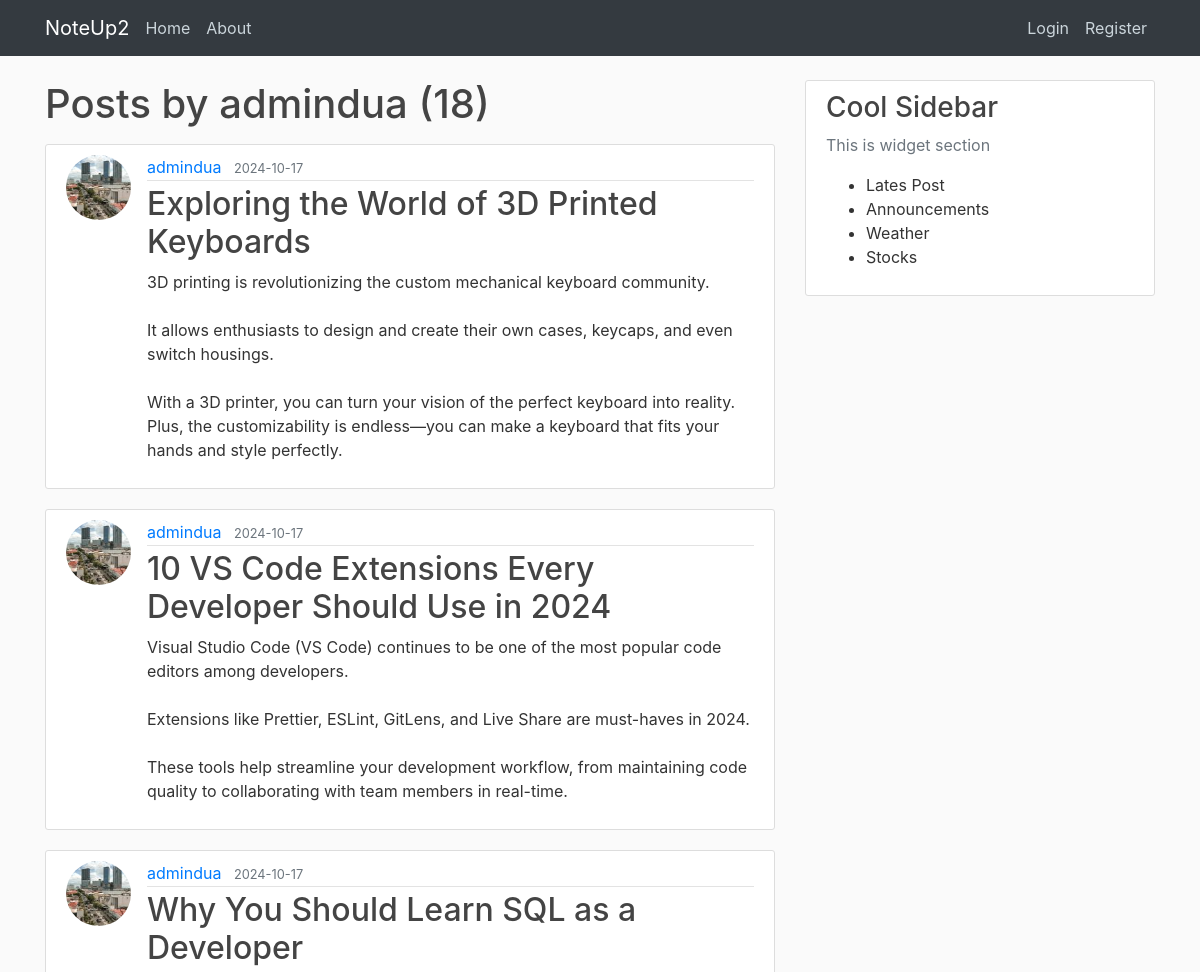
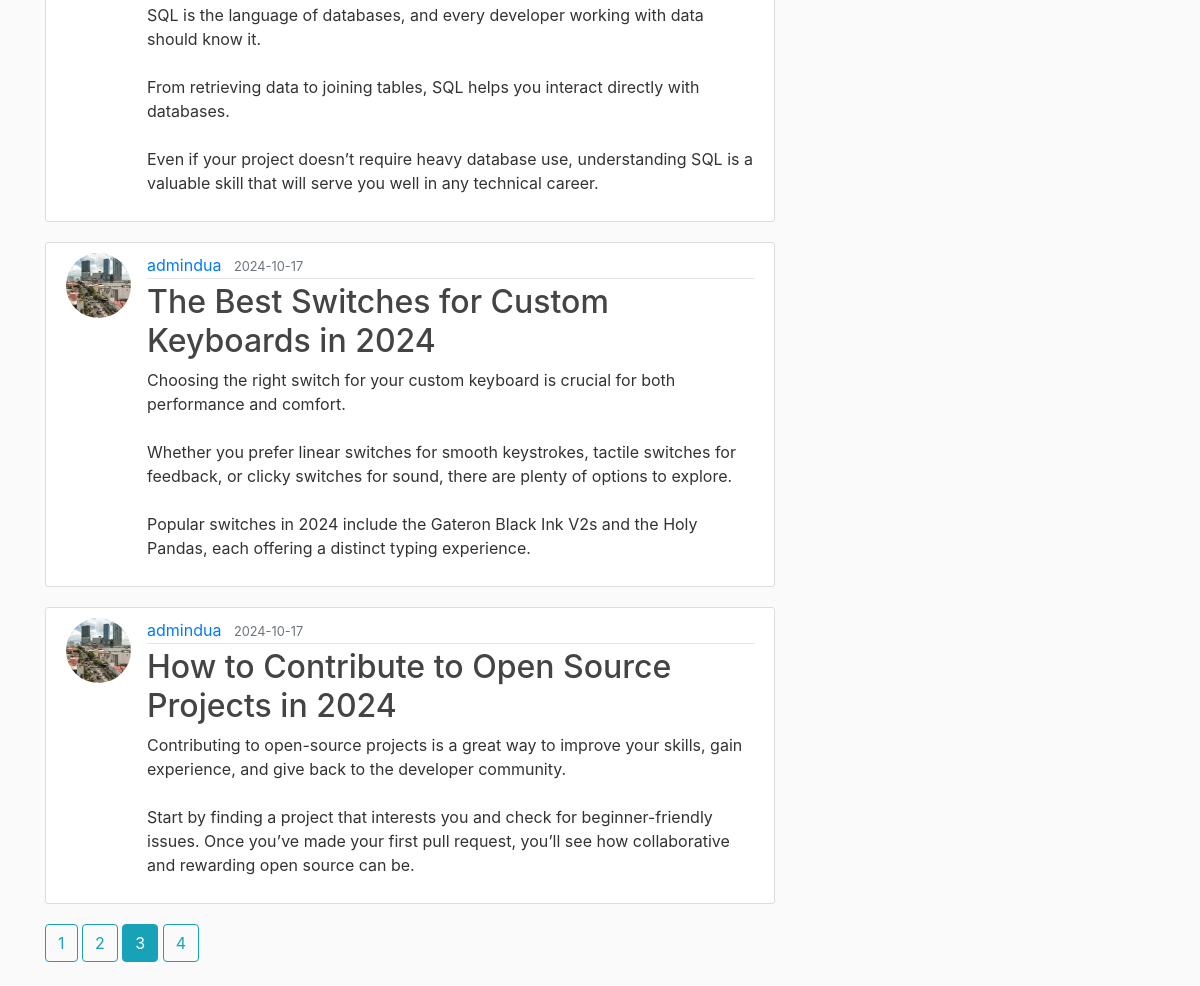
The page /user/admindua?page=3 on the database its author committed (2 pictures, top to bottom).
### noteup/models.py (models this page shows, shortened)
class User(db.Model, UserMixin):
    id = db.Column(db.Integer, primary_key=True)
    username = db.Column(db.String(20), unique=True, nullable=False)
    email = db.Column(db.String(100), unique=True, nullable=False)
    image_file = db.Column(db.String(20), nullable=False, default='default.jpg')
    password = db.Column(db.String(60), nullable=False)
    posts = db.relationship('Post', backref='author', lazy=True)

class Post(db.Model):
    id = db.Column(db.Integer, primary_key=True)
    title = db.Column(db.String(100), nullable=False)
    date_posted = db.Column(db.DateTime, nullable=False, default=datetime.now(timezone.utc))
    content = db.Column(db.Text, nullable=False)
    user_id = db.Column(db.Integer, db.ForeignKey('user.id'), nullable=False)

### noteup/routes.py (the view)
@app.route("/user/<username>")
def user_posts(username):
    page = request.args.get('page', 1, type=int)
    user = User.query.filter_by(username=username).first_or_404()
    posts = Post.query.filter_by(author=user)\
            .order_by(Post.date_posted.desc())\
            .paginate(page=page, per_page=5)
    return render_template('user_posts.html', posts=posts, user=user)

### noteup/templates/user_posts.html
{% extends "layout.html" %}
{% block content %}
    <h1 class="mb-3">Posts by {{ user.username }} ({{ posts.total }})</h1>
    {% for post in posts.items %}
        <article class="media content-section">
            <img class="rounded-circle article-img" src="{{ url_for('static', filename='img/' + post.author.image_file) }}">
            <div class="media-body">
                <div class="article-metadata">
                    <a href="{{ url_for('user_posts', username=post.author.username) }}" class="mr-2">{{ post.author.username }}</a>
                    <small class="text-muted">{{ post.date_posted.strftime('%Y-%m-%d') }}</small>
                </div>
                <h2><a href="{{ url_for('post', post_id=post.id) }}" class="article-title">{{ post.title }}</a></h2>
                <p class="article-content">{{ post.content }}</p>
            </div>
        </article>
    {% endfor %}
    {% for page_num in posts.iter_pages(left_edge=1, right_edge=1, left_current=1, right_current=2) %}
        {% if page_num %}
            {% if posts.page == page_num %}
                <a class="btn btn-info mb-4" href="{{ url_for('user_posts', username=user.username, page=page_num) }}">{{ page_num }}</a>
            {% else %}
                <a class="btn btn-outline-info mb-4" href="{{ url_for('user_posts', username=user.username, page=page_num) }}">{{ page_num }}</a>
            {% endif %}
        {% else %}
        ...
        {% endif %}
    {% endfor %}
{% endblock content %}

### noteup/static/style.css (style rules this page uses)
body { background: #fafafa; color: #333333; margin-top: 5rem; }
h1, h2, h3, h4, h5, h6 { color: #444444; }
.content-section { background: #ffffff; padding: 10px 20px; border: 1px solid #dddddd; border-radius: 3px; margin-bottom: 20px; }
.article-title { color: #444444; }
.article-content { white-space: pre-line; }
.article-img { height: 65px; width: 65px; margin-right: 16px; }
.article-metadata { padding-bottom: 1px; margin-bottom: 4px; border-bottom: 1px solid #e3e3e3; }

### rows shown on the page
User: username "admindua"
Post: image_file (picture), author.username "admindua", date_posted "2024-10-17", title "Exploring the World of 3D Printed Keyboards", content "3D printing is revolutionizing the custom mechanical keyboard community. It allows enthusiasts to design and create their own cases, keycaps, and even switch housings. With a 3D printer, you can turn your vision of the perfect keyboard into reality. Plus, the customizability is endless—you can make a keyboard that fits your hands and style perfectly."
Post: image_file (picture), author.username "admindua", date_posted "2024-10-17", title "10 VS Code Extensions Every Developer Should Use in 2024", content "Visual Studio Code (VS Code) continues to be one of the most popular code editors among developers. Extensions like Prettier, ESLint, GitLens, and Live Share are must-haves in 2024. These tools help streamline your development workflow, from maintaining code quality to collaborating with team members in real-time."
Post: image_file (picture), author.username "admindua", date_posted "2024-10-17", title "Why You Should Learn SQL as a Developer", content "SQL is the language of databases, and every developer working with data should know it. From retrieving data to joining tables, SQL helps you interact directly with databases. Even if your project doesn’t require heavy database use, understanding SQL is a valuable skill that will serve you well in any technical career."
Post: image_file (picture), author.username "admindua", date_posted "2024-10-17", title "The Best Switches for Custom Keyboards in 2024", content "Choosing the right switch for your custom keyboard is crucial for both performance and comfort. Whether you prefer linear switches for smooth keystrokes, tactile switches for feedback, or clicky switches for sound, there are plenty of options to explore. Popular switches in 2024 include the Gateron Black Ink V2s and the Holy Pandas, each offering a distinct typing experience."
Post: image_file (picture), author.username "admindua", date_posted "2024-10-17", title "How to Contribute to Open Source Projects in 2024", content "Contributing to open-source projects is a great way to improve your skills, gain experience, and give back to the developer community. Start by finding a project that interests you and check for beginner-friendly issues. Once you’ve made your first pull request, you’ll see how collaborative and rewarding open source can be."

### other values the page prints
{{ posts.total }} "18"
{{ page_num }} "1" "2" "4"
{{ page_num }} "3"
